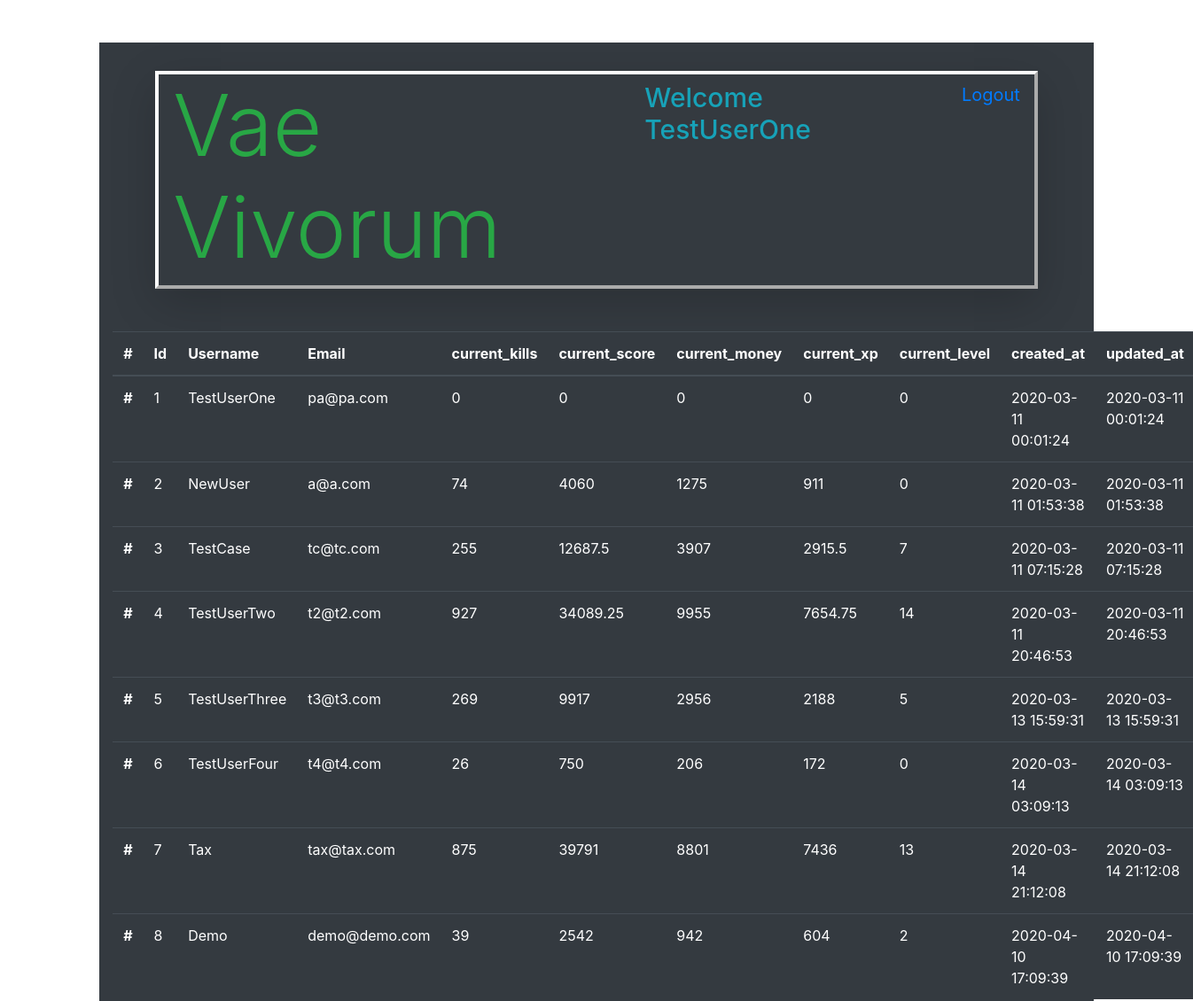
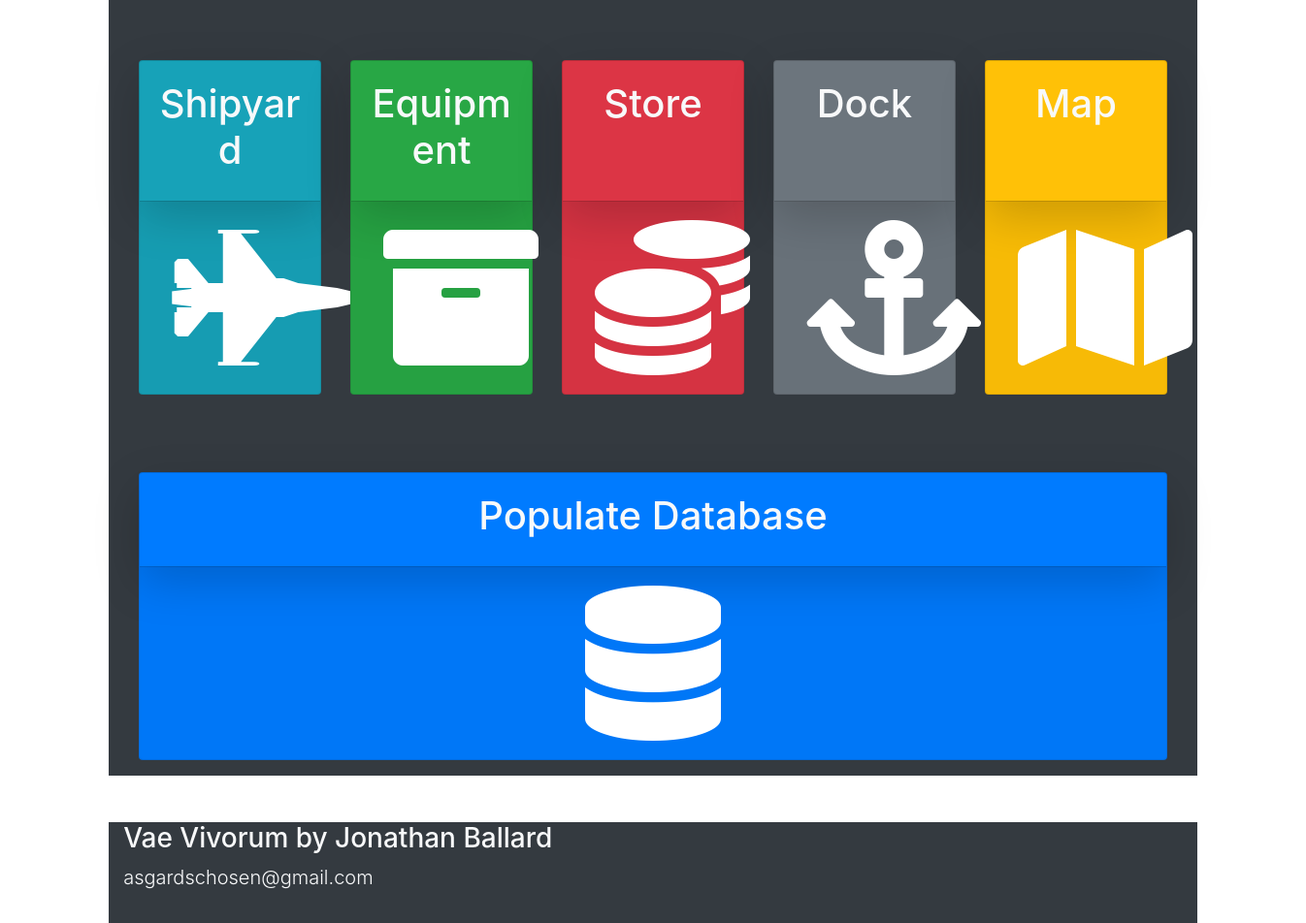
Page /admin (signed in) on the committed database (2 pictures, top to bottom).
### models.py (models this page shows)
class Users(db.Model):
    __tablename__ = "Users"
    id = db.Column(db.Integer, primary_key=True)
    username = db.Column(db.String(255))
    email = db.Column(db.String(255))
    password = db.Column(db.String(255))
    created_at = db.Column(db.DateTime)
    updated_at = db.Column(db.DateTime)
    current_kills = db.Column(db.Integer, default=0)
    current_score = db.Column(db.Integer, default=0)
    current_money = db.Column(db.Integer, default=0)
    current_xp = db.Column(db.Integer, default=0)
    current_level = db.Column(db.Integer, default=0)
    active_ship = db.Column(db.Integer, default=0)
    abilityPointsEarned = db.Column(db.Integer, default=0)
    abilityPointsSpent = db.Column(db.Integer, default = 0)
    passive1 = db.Column(db.Integer, default=0)
    passive2 = db.Column(db.Integer, default=0)
    passive3 = db.Column(db.Integer, default=0)
    passive4 = db.Column(db.Integer, default=0)
    passive5 = db.Column(db.Integer, default=0)
    passive6 = db.Column(db.Integer, default=0)
    passive7 = db.Column(db.Integer, default=0)
    passive8 = db.Column(db.Integer, default=0)
    passive9 = db.Column(db.Integer, default=0)
    passive10 = db.Column(db.Integer, default=0)
    passive11 = db.Column(db.Integer, default=0)
    passive12 = db.Column(db.Integer, default=0)
    passive13 = db.Column(db.Integer, default=0)
    passive14 = db.Column(db.Integer, default=0)
    passive15 = db.Column(db.Integer, default=0)
    passive16 = db.Column(db.Integer, default=0)
    passive17 = db.Column(db.Integer, default=0)
    passive18 = db.Column(db.Integer, default=0)
    passive19 = db.Column(db.Integer, default=0)
    passive20 = db.Column(db.Integer, default=0)
    character_active_ability_id = db.Column(db.Integer, db.ForeignKey("Active_Abilities.id", ondelete="cascade"))
    passive_abilities_this_user_has = db.relationship('User_Character', backref="characters_that_have_this_passive")

### app.py (the view)
@app.route('/admin')
def admin():
    thisUser = Users.query.get(session['id'])
    allUsers = Users.query.all()
    allMaps = Map.query.all()
    if session['id'] != 1 and thisUser.username != "Tax":
        return redirect('/')
    else:
        return render_template('admin.html', thisUser = thisUser, allUsers = allUsers, allMaps = allMaps )

### templates/admin.html (shortened to what this page needs)
<!DOCTYPE html>
<html lang="en">
<head>
    <link rel="stylesheet" href="https://stackpath.bootstrapcdn.com/bootstrap/4.4.1/css/bootstrap.min.css">
    <link rel="stylesheet" href="https://cdnjs.cloudflare.com/ajax/libs/font-awesome/5.11.2/css/all.css" />
    <link rel="stylesheet" type="text/css" href="{{ url_for('static', filename='css/style.css') }}">
</head>
<body>
    <div class="container bg-dark mt-5 text-warning pt-3 col-xl-10">
        <div id="topbar" class="d-flex flex-row mb-5 mx-5 mt-3 vaeBorder shadow-lg">
            <h1 class="display-1 d-inline-flex text-success ml-3">Vae Vivorum</h1>
            <h4 class="ml-auto d-inline-flex mt-2 text-info welcomeText" >Welcome {{ thisUser.username }}</h4>
            <a class="ml-5 d-inline-flex mt-2 mr-3 logoutLink" href="/logout">Logout</a>
        </div>
        <table class="table table-dark">
            <thead>
              <tr>
                <th scope="col">#</th>
                <th scope="col">Id</th>
                <th scope="col">Username</th>
                <th scope="col">Email</th>
                <th scope="col">current_kills</th>
                <th scope="col">current_score</th>
                <th scope="col">current_money</th>
                <th scope="col">current_xp</th>
                <th scope="col">current_level</th>
                <th scope="col">created_at</th>
                <th scope="col">updated_at</th>
              </tr>
            </thead>
            <tbody>
                {% for user in allUsers %}
                <tr>
                    <th scope="row">#</th>
                    <td>{{ user.id }}</td>
                    <td>{{ user.username }}</td>
                    <td>{{ user.email }}</td>
                    <td>{{ user.current_kills }}</td>
                    <td>{{ user.current_score }}</td>
                    <td>{{ user.current_money }}</td>
                    <td>{{ user.current_xp }}</td>
                    <td>{{ user.current_level }}</td>
                    <td>{{ user.created_at }}</td>
                    <td>{{ user.updated_at }}</td>
                </tr>
                {% endfor %}
            </tbody>
          </table>
    <div class="card-deck iconDiv mt-5 p-3 mb-5">
        <div class="card iconCard bg-info">
            <div class="card-body shadow-lg">
                <h1 class="card-title mb-2 text-light text-center">Shipyard</h1>
            </div>
            <div class="card-footer">
                <a href="/ships"><div class="linkIcon"><i class="img-fluid btn fas fa-10x fa-fighter-jet"></i></div></a>
            </div>
        </div>
        <div class="card iconCard bg-success">
            <div class="card-body shadow-lg">
                <h1 class="card-title mb-2 text-light text-center">Equipment</h1>
            </div>
            <div class="card-footer">
                <a href="/equipment"><div class="linkIcon"><i class="img-fluid btn fas fa-10x fa-archive"></i></div></a>
            </div>
        </div>
        <div class="card iconCard bg-danger">
            <div class="card-body shadow-lg">
                <h1 class="card-title mb-2 text-light text-center">Store</h1>
            </div>
            <div class="card-footer">
                <a href="/store"><div class="linkIcon"><i class="img-fluid btn fas fa-10x fa-coins"></i></div></a>
            </div>
        </div>
        <div class="card iconCard bg-secondary">
            <div class="card-body shadow-lg">
                <h1 class="card-title mb-2 text-light text-center">Dock</h1>
            </div>
            <div class="card-footer">
                <a href="/dock"><div class="linkIcon"><i class="img-fluid btn fas fa-10x fa-anchor"></i></div></a>
            </div>
        </div>
        <div class="card iconCard bg-warning">
            <div class="card-body shadow-lg">
                <h1 class="card-title mb-2 text-light text-center">Map</h1>
            </div>
            <div class="card-footer">
                <a href="/map"><div class="linkIcon"><i class="img-fluid btn fas fa-10x fa-map"></i></div></a>
            </div>
        </div>
    </div>
    <div class="card-deck iconDiv mt-5 p-3 mb-5">
        <div class="card iconCard bg-primary">
            <div class="card-body shadow-lg">
                <h1 class="card-title mb-2 text-light text-center">Populate Database</h1>
            </div>
            <div class="card-footer">
                <a href="/populateDatabase"><div class="linkIcon"><i class="img-fluid btn fas fa-10x fa-database"></i></div></a>
            </div>
        </div>
    </div>
    </div>
<div id="bottombar" class="container bg-dark col-xl-10 mt-5 pb-3 text-light">
    <h3>Vae Vivorum by Jonathan Ballard</h3>
    <p class="lead">asgardschosen@gmail.com</p>
</div>
</body>
</html>

### static/css/style.css (style rules this page uses)
.linkIcon { display: block; text-align: center; }
.fas { color: white; }
.vaeBorder { border: 4px outset white; }
.logoutLink { font-size: 20px; }
.welcomeText { font-size: 30px; }

### rows in the picture
Users: username "TestUserOne", id "1", email "pa@pa.com", current_kills "0", current_score "0", current_money "0", current_xp "0", current_level "0", created_at "2020-03-11 00:01:24", updated_at "2020-03-11 00:01:24"
Users: id "2", username "NewUser", email "a@a.com", current_kills "74", current_score "4060", current_money "1275", current_xp "911", current_level "0", created_at "2020-03-11 01:53:38", updated_at "2020-03-11 01:53:38"
Users: id "3", username "TestCase", email "tc@tc.com", current_kills "255", current_score "12687.5", current_money "3907", current_xp "2915.5", current_level "7", created_at "2020-03-11 07:15:28", updated_at "2020-03-11 07:15:28"
Users: id "4", username "TestUserTwo", email "t2@t2.com", current_kills "927", current_score "34089.25", current_money "9955", current_xp "7654.75", current_level "14", created_at "2020-03-11 20:46:53", updated_at "2020-03-11 20:46:53"
Users: id "5", username "TestUserThree", email "t3@t3.com", current_kills "269", current_score "9917", current_money "2956", current_xp "2188", current_level "5", created_at "2020-03-13 15:59:31", updated_at "2020-03-13 15:59:31"
Users: id "6", username "TestUserFour", email "t4@t4.com", current_kills "26", current_score "750", current_money "206", current_xp "172", current_level "0", created_at "2020-03-14 03:09:13", updated_at "2020-03-14 03:09:13"
Users: id "7", username "Tax", email "tax@tax.com", current_kills "875", current_score "39791", current_money "8801", current_xp "7436", current_level "13", created_at "2020-03-14 21:12:08", updated_at "2020-03-14 21:12:08"
Users: id "8", username "Demo", email "demo@demo.com", current_kills "39", current_score "2542", current_money "942", current_xp "604", current_level "2", created_at "2020-04-10 17:09:39", updated_at "2020-04-10 17:09:39"
